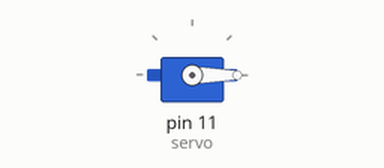
This sketch was run on a simulated Arduino Uno, built with avr-gcc and run on an emulated ATmega328P. On the bench: servo.

Above: at 0.05 s.
At 2.0 s:
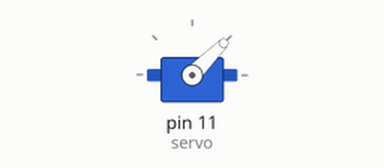
At 3.0 s:
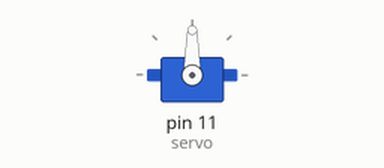
At 4.0 s:
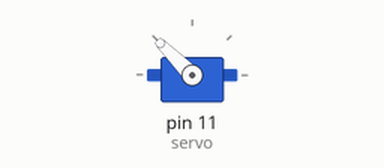
Timing chart, 0 to 5.2 s (numbered marks = the images above):
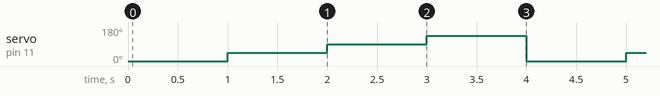

The sketch:

servo.ino
```cpp
#include <Servo.h>

Servo servo; // servo object representing the MG 996R servo

void setup() {
  servo.attach(11); // servo is wired to Arduino on digital pin 3
}

void loop() {
  servo.write(0); // move MG996R's shaft to angle 0°
  delay(1000); // wait for one second
  servo.write(45); // move MG996R's shaft to angle 45°
  delay(1000); // wait for one second
  servo.write(90); // move MG996R's shaft to angle 90°
  delay(1000); // wait for one second
  servo.write(135); // move MG996R's shaft to angle 135°
  delay(1000); // wait for one second
//  servo.write(180); // move MG996R's shaft to angle 180°
//  delay(1000); // wait for one second
}
```

Measured:
- by itself, servo on pin 11 (servo): repeats every 4.0 s: 90° 1.0 s, 135° 1.0 s, 0° 1.0 s, 45° 1.0 s
